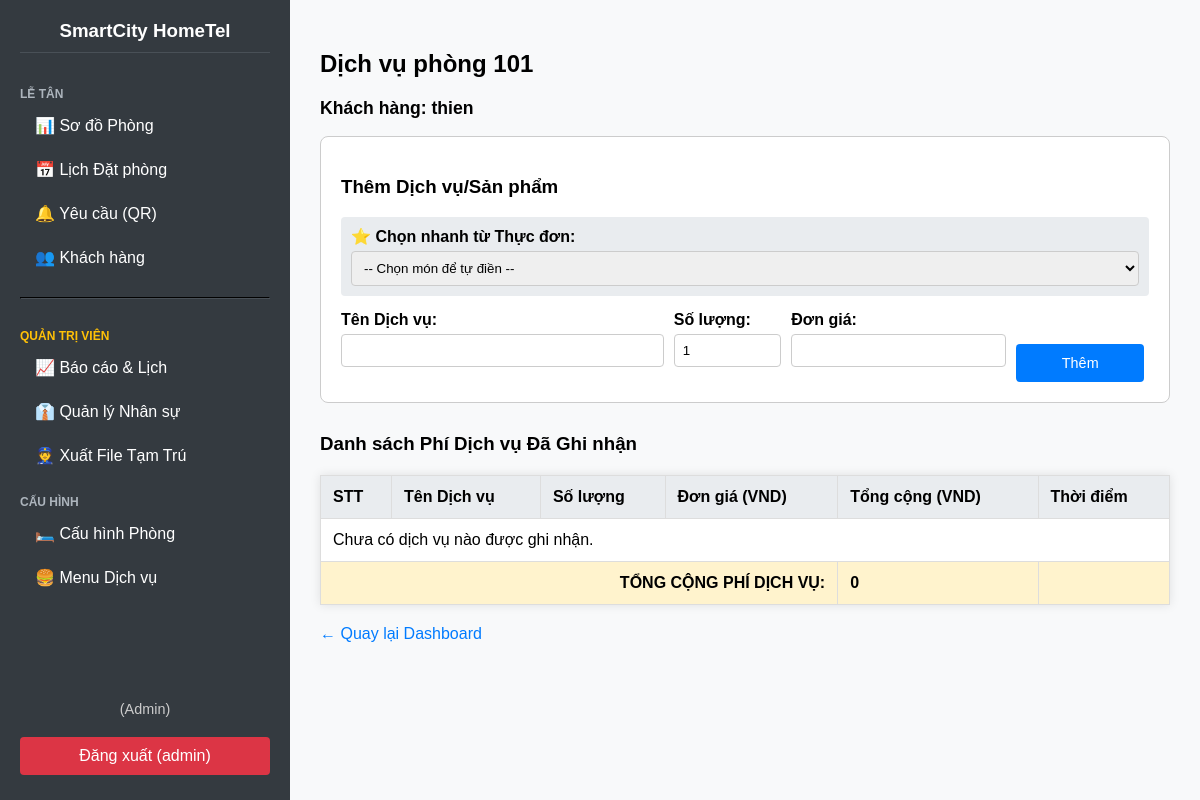
Page /reservation/2/services/ (signed in) on the earlier database version.
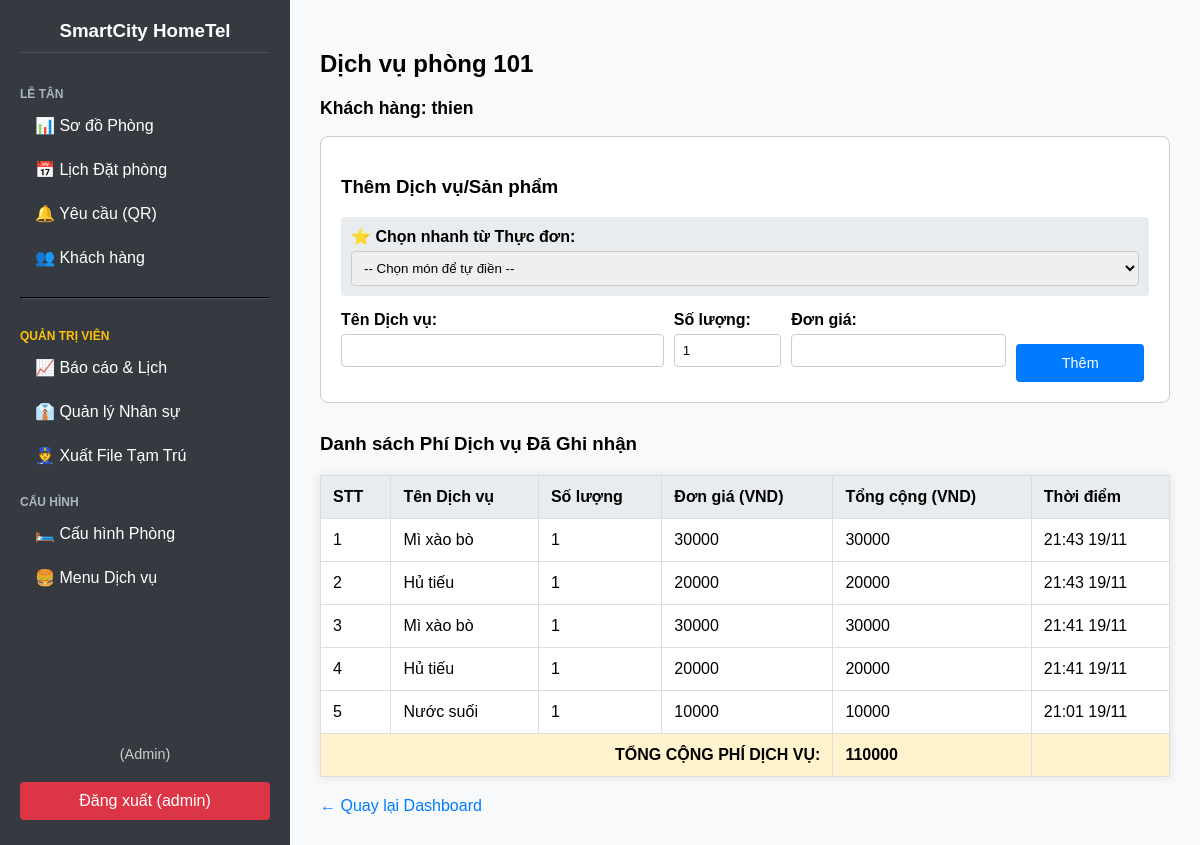
Same page on the later database version.
### pms/models.py (models this page shows, shortened)
class ServiceCharge(models.Model):
    reservation = models.ForeignKey(Reservation, on_delete=models.CASCADE, verbose_name="Đặt phòng")
    item_name = models.CharField(max_length=100, verbose_name="Tên Dịch vụ/Sản phẩm")
    quantity = models.IntegerField(default=1, verbose_name="Số lượng")
    price = models.DecimalField(max_digits=10, decimal_places=0, verbose_name="Đơn giá") # Giá tại thời điểm tính phí
    created_at = models.DateTimeField(auto_now_add=True)
    @property
    def total_price(self):
        return self.quantity * self.price
    class Meta:
        verbose_name = "5. Dịch vụ"
        verbose_name_plural = "5. Quản lý Dịch vụ & Phụ phí"

### pms/views.py (the view)
# urls.py: path('reservation/<int:reservation_id>/services/', views.manage_room_services, name='manage-room-services'),
@login_required
def manage_room_services(request, reservation_id):
    reservation = get_object_or_404(Reservation, id=reservation_id)
    room = reservation.room
    if reservation.status != 'Occupied':
        messages.error(request, f"Phòng {room.room_number} hiện không có khách cư trú để thêm dịch vụ.")
        return redirect('dashboard')
    service_charges = ServiceCharge.objects.filter(reservation=reservation).order_by('-created_at')
    service_form = ServiceChargeForm()
    inventory_items = ServiceItem.objects.all().order_by('item_name')
    total_service_cost = sum(charge.total_price for charge in service_charges)
    context = {
        'page_title': f"Dịch vụ phòng {room.room_number}",
        'room': room,
        'reservation': reservation,
        'service_charges': service_charges,
        'service_form': service_form,
        'total_service_cost': total_service_cost,
        'inventory_items': inventory_items, # 👇 Đừng quên gửi biến này sang template
    }
    return render(request, 'pms/manage_room_services.html', context)

### pms/forms.py
class ServiceChargeForm(forms.ModelForm):
    class Meta:
        model = ServiceCharge
        fields = ['item_name', 'quantity', 'price']
        widgets = {
            'quantity': forms.NumberInput(attrs={'min': 1}),
        }
        labels = {
            'item_name': 'Tên Dịch vụ/Sản phẩm',
            'quantity': 'Số lượng',
            'price': 'Đơn giá (VND)',
        }

### pms/templates/pms/manage_room_services.html (shortened to what this page needs)
{% extends 'pms/base.html' %}
{% block content %}
  <h2>{{ page_title }}</h2>
  <p style="font-size: 1.1em; font-weight: bold;">Khách hàng: {{ reservation.guest.full_name }}</p>
  <div class="service-form-container">
    <h3>Thêm Dịch vụ/Sản phẩm</h3>
    <div style="margin-bottom: 15px; padding: 10px; background-color: #e9ecef; border-radius: 4px;">
        <label style="font-weight: bold;">⭐ Chọn nhanh từ Thực đơn:</label>
        <select id="quick-select" onchange="selectService()" style="width: 100%; padding: 8px; margin-top: 5px; border: 1px solid #ccc; border-radius: 4px;">
            <option value="">-- Chọn món để tự điền --</option>
        </select>
    </div>
    <form action="{% url 'add-service-charge' reservation.id %}" method="POST" style="display: flex; gap: 10px; align-items: flex-end;">
        <div class="form-field" style="flex: 3;">
            <label for="id_item_name">Tên Dịch vụ:</label>
            {{ service_form.item_name }}
        </div>
        <div class="form-field" style="flex: 1;">
            <label for="id_quantity">Số lượng:</label>
            {{ service_form.quantity }}
        </div>
        <div class="form-field" style="flex: 2;">
            <label for="id_price">Đơn giá:</label>
            {{ service_form.price }}
        </div>
        <button type="submit" class="btn-action btn-blue" style="flex: 1; height: 38px; border:none; cursor:pointer;">Thêm</button>
    </form>
  </div>
  <h3>Danh sách Phí Dịch vụ Đã Ghi nhận</h3>
  <table>
    <thead>
      <tr>
        <th>STT</th>
        <th>Tên Dịch vụ</th>
        <th>Số lượng</th>
        <th>Đơn giá (VND)</th>
        <th>Tổng cộng (VND)</th>
        <th>Thời điểm</th>
      </tr>
    </thead>
    <tbody>
      {% for charge in service_charges %}
      <tr>
        <td>{{ forloop.counter }}</td>
        <td>{{ charge.item_name }}</td>
        <td>{{ charge.quantity }}</td>
        <td>{{ charge.price|floatformat:0|default:"0" }}</td>
        <td>{{ charge.total_price|floatformat:0|default:"0" }}</td>
        <td>{{ charge.created_at|date:"H:i d/m" }}</td>
      </tr>
      {% empty %}
      <tr>
        <td colspan="6">Chưa có dịch vụ nào được ghi nhận.</td>
      </tr>
      {% endfor %}
      <tr class="total-row">
        <td colspan="4" style="text-align: right;">TỔNG CỘNG PHÍ DỊCH VỤ:</td>
        <td>{{ total_service_cost|floatformat:0|default:"0" }}</td>
        <td></td>
      </tr>
    </tbody>
  </table>
  <div style="margin-top: 20px;">
      <a href="{% url 'dashboard' %}" style="color: #007bff; text-decoration: none;">&larr; Quay lại Dashboard</a>
  </div>
{% endblock %}

Differences in the rows shown:
added ServiceCharge: item_name "Mì xào bò", quantity "1", price "30000", total_price "30000", created_at "21:43 19/11"
added ServiceCharge: item_name "Hủ tiếu", quantity "1", price "20000", total_price "20000", created_at "21:43 19/11"
added ServiceCharge: item_name "Mì xào bò", quantity "1", price "30000", total_price "30000", created_at "21:41 19/11"
added ServiceCharge: item_name "Hủ tiếu", quantity "1", price "20000", total_price "20000", created_at "21:41 19/11"
added ServiceCharge: item_name "Nước suối", quantity "1", price "10000", total_price "10000", created_at "21:01 19/11"
Other differences:
{{ total_service_cost|floatformat:0|default:"0" }}: "0" → "110000"
text no longer shown: "Chưa có dịch vụ nào được ghi nhận."
